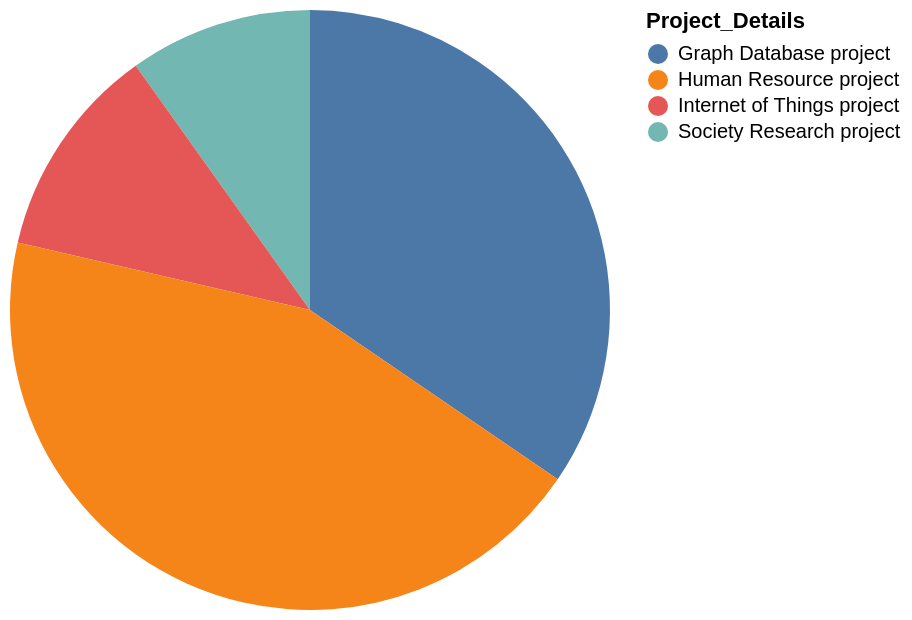

Write the Vega-Lite specification saved for this chart.
### Vega-Lite specification from a JSON file in a GitHub repository (floating-point values rounded to 4 significant figures)
{"data": {"values": [{"x_data": "Society Research project", "y_data": 30}, {"x_data": "Internet of Things project", "y_data": 35}, {"x_data": "Graph Database project", "y_data": 105}, {"x_data": "Human Resource project", "y_data": 134}]}, "mark": "arc", "encoding": {"theta": {"field": "y_data", "type": "quantitative", "title": "Project_ID"}, "color": {"field": "x_data", "type": "nominal", "title": "Project_Details"}}}
